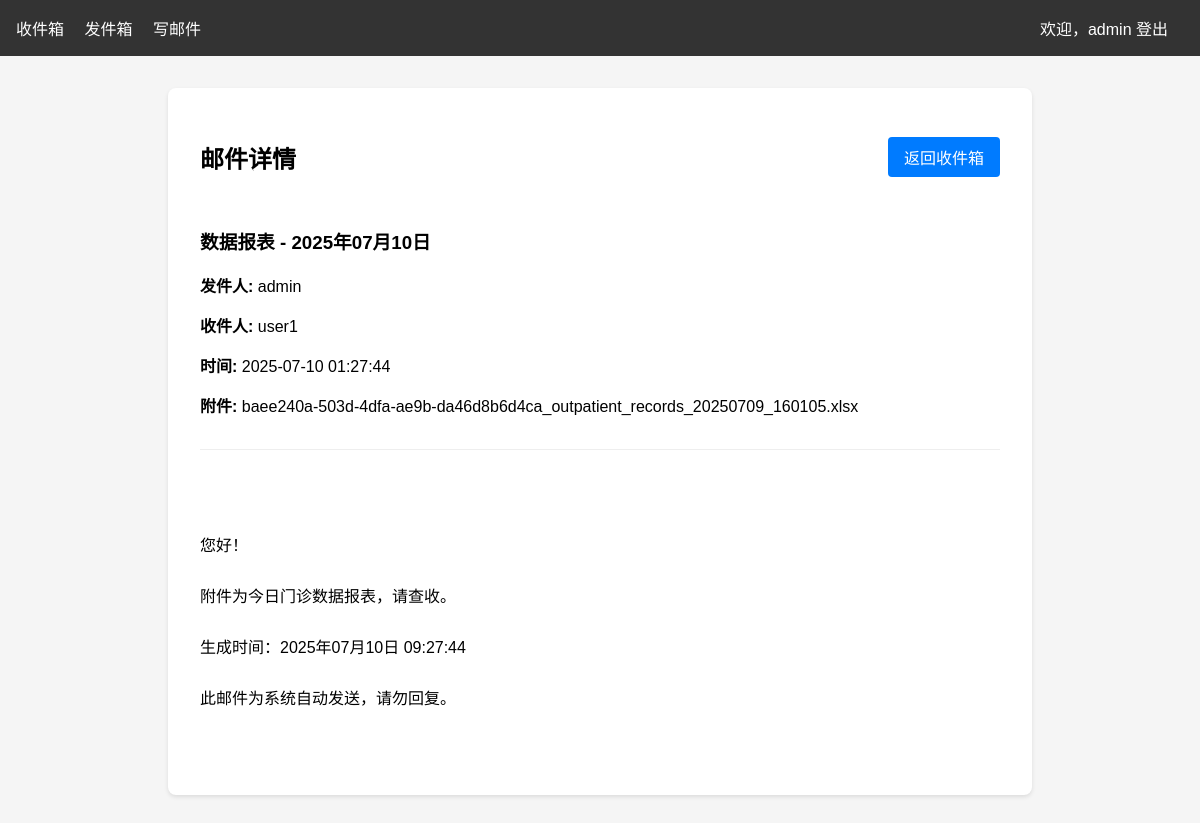
The app's page /email/1 (signed in) with its own data.
### tables this page shows
CREATE TABLE users (
            id INTEGER PRIMARY KEY AUTOINCREMENT,
            username TEXT UNIQUE NOT NULL,
            password TEXT NOT NULL,
            email TEXT UNIQUE NOT NULL
        );

CREATE TABLE emails (
            id INTEGER PRIMARY KEY AUTOINCREMENT,
            sender_id INTEGER,
            recipient_id INTEGER,
            subject TEXT NOT NULL,
            body TEXT,
            attachment_path TEXT,
            created_at TIMESTAMP DEFAULT CURRENT_TIMESTAMP,
            FOREIGN KEY (sender_id) REFERENCES users (id),
            FOREIGN KEY (recipient_id) REFERENCES users (id)
        );

### simple_oa_mail.py (the view)
@app.route('/email/<int:email_id>')
def view_email(email_id):
    if 'user_id' not in session:
        return redirect(url_for('login'))
    conn = sqlite3.connect('oa_mail.db')
    cursor = conn.cursor()
    cursor.execute('''
        SELECT e.subject, e.body, e.created_at, e.attachment_path,
               u1.username as sender, u2.username as recipient
        FROM emails e
        JOIN users u1 ON e.sender_id = u1.id
        JOIN users u2 ON e.recipient_id = u2.id
        WHERE e.id = ? AND (e.sender_id = ? OR e.recipient_id = ?)
    ''', (email_id, session['user_id'], session['user_id']))
    email = cursor.fetchone()
    conn.close()
    if not email:
        flash('邮件不存在！', 'error')
        return redirect(url_for('inbox'))
    return render_template('view_email.html', email=email)

### templates/view_email.html (shortened to what this page needs)
{% extends "base.html" %}
{% block content %}
<div style="max-width: 800px; margin: 0 auto; background: white; padding: 2rem; border-radius: 8px; box-shadow: 0 2px 4px rgba(0,0,0,0.1);">
    <div style="display: flex; justify-content: space-between; align-items: center; margin-bottom: 2rem;">
        <h2>邮件详情</h2>
        <a href="{{ url_for('inbox') }}" class="btn">返回收件箱</a>
    </div>
    <div style="border-bottom: 1px solid #eee; padding-bottom: 1rem; margin-bottom: 2rem;">
        <h3>{{ email[0] }}</h3>
        <p><strong>发件人:</strong> {{ email[4] }}</p>
        <p><strong>收件人:</strong> {{ email[5] }}</p>
        <p><strong>时间:</strong> {{ email[2] }}</p>
        {% if email[3] %}
        <p><strong>附件:</strong> {{ email[3] }}</p>
        {% endif %}
    </div>
    <div style="white-space: pre-wrap; line-height: 1.6;">
        {{ email[1] }}
    </div>
</div>
{% endblock %}

### templates/base.html (shortened to what this page needs)
<!DOCTYPE html>
<html lang="zh-CN">
<head>
</head>
<body>
    {% if session.user_id %}
    <div class="navbar">
        <div>
            <a href="{{ url_for('inbox') }}">收件箱</a>
            <a href="{{ url_for('sent') }}">发件箱</a>
            <a href="{{ url_for('compose') }}">写邮件</a>
        </div>
        <div>
            <span>欢迎，{{ session.username }}</span>
            <a href="{{ url_for('logout') }}">登出</a>
        </div>
    </div>
    {% endif %}
    <div class="container">
        {% block content %}{% endblock %}
    </div>
</body>
</html>

### templates/base.html (style rules this page uses)
body { font-family: Arial, sans-serif; margin: 0; padding: 0; background-color: #f5f5f5; }
.navbar { background-color: #333; color: white; padding: 1rem; display: flex; justify-content: space-between; align-items: center; }
.navbar a { color: white; text-decoration: none; margin-right: 1rem; }
.container { max-width: 1200px; margin: 0 auto; padding: 2rem; }
.btn { background-color: #007bff; color: white; padding: 0.5rem 1rem; border: none; border-radius: 4px; cursor: pointer; text-decoration: none; display: inline-block; }

### records on screen
users: username "admin"
emails: subject "数据报表 - 2025年07月10日", created_at "2025-07-10 01:27:44", attachment_path "baee240a-503d-4dfa-ae9b-da46d8b6d4ca_outpatient_records_20250709_160105.xlsx", body "您好！ 附件为今日门诊数据报表，请查收。 生成时间：2025年07月10日 09:27:44 此邮件为系统自动发送，请勿回复。"
users: username "user1"
